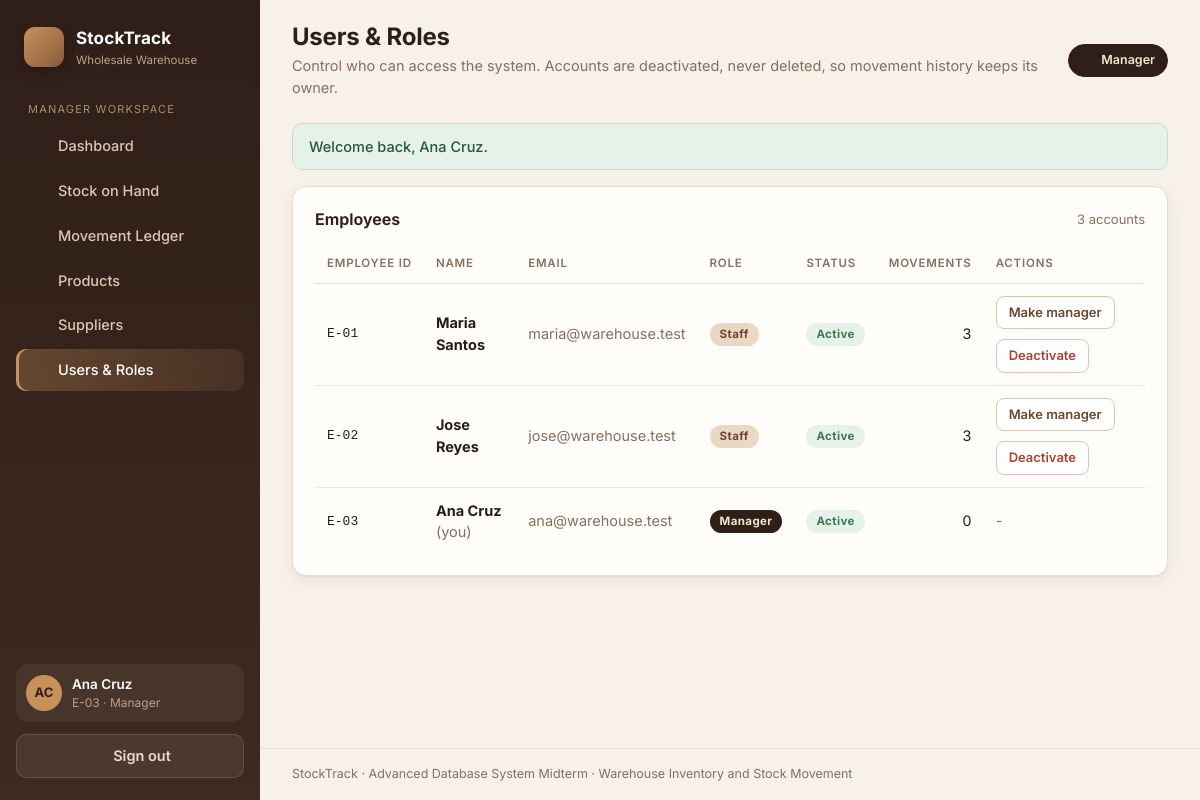
The app's page /manager/users.php (signed in) with its own data.
### tables this page shows
CREATE TABLE users (
  user_id       INT UNSIGNED NOT NULL AUTO_INCREMENT,
  employee_code VARCHAR(20)  NOT NULL,
  full_name     VARCHAR(100) NOT NULL,
  email         VARCHAR(120) NOT NULL,
  password_hash VARCHAR(255) NOT NULL,
  role          ENUM('manager','staff') NOT NULL DEFAULT 'staff',
  is_active     TINYINT(1)   NOT NULL DEFAULT 1,
  created_at    TIMESTAMP    NOT NULL DEFAULT CURRENT_TIMESTAMP,
  PRIMARY KEY (user_id),
  UNIQUE KEY uq_users_employee_code (employee_code),
  UNIQUE KEY uq_users_email (email)
);

### manager/users.php (the view, shortened to what this page needs)
<?php
require_once __DIR__ . '/../includes/bootstrap.php';
$me  = require_role('manager');
$pdo = db();
$users = $pdo->query(
    'SELECT u.user_id, u.employee_code, u.full_name, u.email, u.role, u.is_active, u.created_at,
            COUNT(m.movement_id) AS movements
       FROM users u LEFT JOIN stock_movements m ON m.handled_by = u.user_id
      GROUP BY u.user_id, u.employee_code, u.full_name, u.email, u.role, u.is_active, u.created_at
      ORDER BY u.employee_code'
)->fetchAll();
$pageTitle = 'Users & Roles';
$pageSub   = 'Control who can access the system. Accounts are deactivated, never deleted, so movement history keeps its owner.';
$active    = 'users';
require __DIR__ . '/../includes/header.php';
?>
<div class="card">
  <div class="card-head"><div class="card-title">Employees</div><div class="card-sub"><?= count($users) ?> accounts</div></div>
  <div class="table-wrap">
    <table class="table">
      <thead><tr><th>Employee ID</th><th>Name</th><th>Email</th><th>Role</th><th>Status</th><th class="num">Movements</th><th>Actions</th></tr></thead>
      <tbody>
      <?php foreach ($users as $u): $self = (int)$u['user_id'] === $me['id']; ?>
        <tr>
          <td class="mono"><?= e($u['employee_code']) ?></td>
          <td><strong><?= e($u['full_name']) ?></strong><?= $self ? ' <span class="muted">(you)</span>' : '' ?></td>
          <td class="muted"><?= e($u['email']) ?></td>
          <td><span class="badge badge-<?= e($u['role']) ?>"><?= e(ucfirst($u['role'])) ?></span></td>
          <td><?= (int)$u['is_active'] ? '<span class="badge badge-ok">Active</span>' : '<span class="badge badge-off">Inactive</span>' ?></td>
          <td class="num"><?= (int)$u['movements'] ?></td>
          <td>
            <?php if ($self): ?>
              <span class="muted">-</span>
            <?php else: ?>
              <div class="btn-row">
                <form method="post">
                  <button class="btn btn-outline btn-sm" type="submit"><?= $u['role'] === 'manager' ? 'Make staff' : 'Make manager' ?></button>
                </form>
                <form method="post" data-confirm="<?= (int)$u['is_active'] ? 'Deactivate this account?' : 'Reactivate this account?' ?>">
                  <button class="btn btn-danger btn-sm" type="submit"><?= (int)$u['is_active'] ? 'Deactivate' : 'Reactivate' ?></button>
                </form>
              </div>
            <?php endif; ?>
          </td>
        </tr>
      <?php endforeach; ?>
      </tbody>
    </table>
  </div>
</div>
<?php require __DIR__ . '/../includes/footer.php'; ?>

### includes/header.php (shortened to what this page needs)
<?php
$user = current_user();
$role = $user['role'] ?? 'staff';
$nav = $role === 'manager'
    ? [
        ['dashboard', 'Dashboard',      'manager/dashboard.php',  'dashboard'],
        ['stock',     'Stock on Hand',  'stock.php',              'layers'],
        ['ledger',    'Movement Ledger','manager/movements.php',  'list'],
        ['products',  'Products',       'manager/products.php',   'box'],
        ['suppliers', 'Suppliers',      'manager/suppliers.php',  'truck'],
        ['users',     'Users & Roles',  'manager/users.php',      'users'],
      ]
    : [
        ['dashboard', 'Dashboard',       'staff/dashboard.php',     'dashboard'],
        ['record',    'Record Movement', 'staff/new_movement.php',  'plus'],
        ['mine',      'My Movements',    'staff/my_movements.php',  'list'],
        ['stock',     'Stock on Hand',   'stock.php',               'layers'],
      ];
$initials = '';
foreach (preg_split('/\s+/', trim($user['name'] ?? 'U')) as $part) {
    $initials .= mb_strtoupper(mb_substr($part, 0, 1));
    if (mb_strlen($initials) >= 2) break;
}
?>
<!DOCTYPE html>
<html lang="en">
<head>
  <link rel="stylesheet" href="<?= e(url('assets/css/style.css')) ?>">
</head>
<body>
<div class="app">
  <aside class="sidebar" id="sidebar">
    <div class="brand">
      <span class="brand-mark"><?= icon('box', 20) ?></span>
      <div>
        <div class="brand-name"><?= e(APP_NAME) ?></div>
        <div class="brand-sub">Wholesale Warehouse</div>
      </div>
    </div>
    <div class="nav-label"><?= $role === 'manager' ? 'Manager workspace' : 'Staff workspace' ?></div>
    <nav class="nav">
      <?php foreach ($nav as [$key, $label, $path, $ico]): ?>
        <a href="<?= e(url($path)) ?>" class="nav-link <?= ($active ?? '') === $key ? 'is-active' : '' ?>">
          <?= icon($ico) ?><span><?= e($label) ?></span>
        </a>
      <?php endforeach; ?>
    </nav>
    <div class="sidebar-foot">
      <div class="user-chip">
        <span class="avatar"><?= e($initials) ?></span>
        <div class="user-meta">
          <div class="user-name"><?= e($user['name'] ?? '') ?></div>
          <div class="user-role"><?= e($user['code'] ?? '') ?> &middot; <?= e(ucfirst($role)) ?></div>
        </div>
      </div>
      <form method="post" action="<?= e(url('logout.php')) ?>">
        <button type="submit" class="btn btn-ghost btn-block"><?= icon('logout', 16) ?> Sign out</button>
      </form>
    </div>
  </aside>
  <div class="main">
    <header class="topbar">
      <div>
        <h1 class="page-title"><?= e($pageTitle ?? '') ?></h1>
        <?php if (!empty($pageSub)): ?><p class="page-sub"><?= e($pageSub) ?></p><?php endif; ?>
      </div>
      <div class="topbar-right">
        <span class="role-pill role-<?= e($role) ?>"><?= icon('shield', 14) ?> <?= e(ucfirst($role)) ?></span>
      </div>
    </header>
    <main class="content">
      <?php foreach (pull_flashes() as $f): ?>
        <div class="alert alert-<?= e($f['type']) ?>"><?= e($f['message']) ?></div>
      <?php endforeach; ?>

### records on screen
users: full_name "Ana Cruz", employee_code "E-03", role "Manager", shows "(you)", email "ana@warehouse.test", is_active "Active", movements "0"
users: employee_code "E-01", full_name "Maria Santos", email "maria@warehouse.test", role "Staff", is_active "Active", movements "3", shows "Make manager"
users: employee_code "E-02", full_name "Jose Reyes", email "jose@warehouse.test", role "Staff", is_active "Active", movements "3", shows "Make manager"

### other values on screen
APP_NAME "StockTrack"
$label "Dashboard"
$label "Stock on Hand"
$label "Movement Ledger"
$label "Products"
$label "Suppliers"
$label "Users & Roles"
$initials "AC"
$pageTitle "Users & Roles"
$pageSub "Control who can access the system. Accounts are deactivated, never deleted, so movement history keeps its owner."
$f['message'] "Welcome back, Ana Cruz."
count($users) "3"
